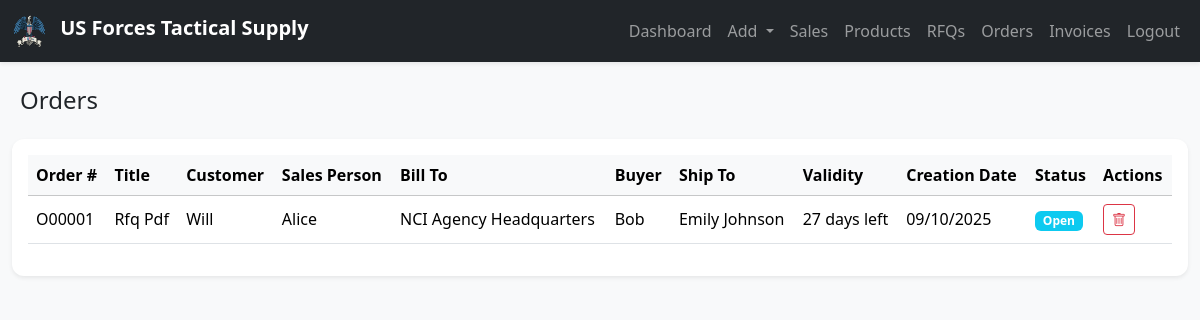
Page /modules/orders.php (signed in) on the committed database.
### tables this page shows
CREATE TABLE `orders` (
  `id` int(11) NOT NULL,
  `code` varchar(20) DEFAULT NULL,
  `rfq_id` int(11) DEFAULT NULL,
  `customer_id` int(11) NOT NULL,
  `status` enum('Pending','Delivered','Completed') DEFAULT 'Pending',
  `tracking_number` varchar(100) DEFAULT NULL,
  `total_cost` decimal(12,2) DEFAULT 0.00,
  `total_price` decimal(12,2) DEFAULT 0.00,
  `profit` decimal(12,2) DEFAULT 0.00,
  `margin` decimal(6,2) DEFAULT 0.00,
  `created_at` timestamp NOT NULL DEFAULT current_timestamp(),
  `rfq_title` varchar(255) DEFAULT NULL,
  `rfq_number` varchar(100) DEFAULT NULL,
  `quote_date` date DEFAULT NULL,
  `validity` varchar(250) DEFAULT NULL,
  `lead_time` varchar(100) DEFAULT NULL,
  `shipping` varchar(255) DEFAULT NULL,
  `salesPerson_id` bigint(20) DEFAULT NULL,
  `billTo_id` bigint(20) DEFAULT NULL,
  `buyer_id` bigint(20) DEFAULT NULL,
  `shipTo_id` bigint(20) DEFAULT NULL,
  `rfq_status` varchar(50) DEFAULT NULL,
  `rfq_created_at` date DEFAULT NULL
);

CREATE TABLE `customers` (
  `id` int(11) NOT NULL,
  `code` varchar(20) DEFAULT NULL,
  `name` varchar(100) NOT NULL,
  `title` varchar(150) DEFAULT NULL,
  `email` varchar(100) DEFAULT NULL,
  `phone` varchar(50) DEFAULT NULL,
  `address` text DEFAULT NULL,
  `created_at` timestamp NOT NULL DEFAULT current_timestamp()
);

CREATE TABLE `salesperson` (
  `id` int(11) NOT NULL,
  `code` varchar(20) DEFAULT NULL,
  `name` varchar(100) NOT NULL,
  `title` varchar(100) DEFAULT NULL,
  `email` varchar(100) DEFAULT NULL,
  `phone` varchar(50) DEFAULT NULL,
  `signature` varchar(255) DEFAULT NULL,
  `created_at` timestamp NOT NULL DEFAULT current_timestamp()
);

CREATE TABLE `billto` (
  `id` int(11) NOT NULL,
  `code` varchar(20) DEFAULT NULL,
  `title` varchar(150) NOT NULL,
  `address` text NOT NULL,
  `created_at` timestamp NOT NULL DEFAULT current_timestamp()
);

CREATE TABLE `buyer` (
  `id` int(11) NOT NULL,
  `code` varchar(20) DEFAULT NULL,
  `name` varchar(100) NOT NULL,
  `email` varchar(100) DEFAULT NULL,
  `phone` varchar(50) DEFAULT NULL,
  `address` text DEFAULT NULL,
  `created_at` timestamp NOT NULL DEFAULT current_timestamp()
);

CREATE TABLE `shipto` (
  `id` int(11) NOT NULL,
  `code` varchar(20) DEFAULT NULL,
  `name` varchar(100) NOT NULL,
  `company` varchar(150) DEFAULT NULL,
  `email` varchar(100) DEFAULT NULL,
  `phone` varchar(50) DEFAULT NULL,
  `address` text DEFAULT NULL,
  `created_at` timestamp NOT NULL DEFAULT current_timestamp()
);

### modules/orders.php (the view, shortened to what this page needs)
<?php
include("../includes/auth.php");
include("../templates/header.php");
include("../templates/navbar.php");
$orders = mysqli_query($conn, "
    SELECT o.*,
           c.name AS customer,
           sp.name AS salesPerson,
           bt.title AS billTo,
           b.name AS buyer,
           st.name AS shipTo
    FROM orders o
    JOIN customers c ON o.customer_id=c.id
    LEFT JOIN salesperson sp ON o.salesPerson_id=sp.id
    LEFT JOIN billto bt ON o.billTo_id=bt.id
    LEFT JOIN buyer b ON o.buyer_id=b.id
    LEFT JOIN shipto st ON o.shipTo_id=st.id
    ORDER BY o.id DESC
");
?>
<div class="container-fluid mt-4">
    <div class="d-flex justify-content-between align-items-center mb-3 px-2">
        <h4>Orders</h4>
    </div>
    <div class="card shadow-sm border-0">
        <div class="card-body">
            <div class="table-responsive">
                <table class="table table-hover align-middle">
                    <thead class="table-light">
                        <tr>
                            <th>Order #</th>
                            <th>Title</th>
                            <th>Customer</th>
                            <th>Sales Person</th>
                            <th>Bill To</th>
                            <th>Buyer</th>
                            <th>Ship To</th>
                            <th>Validity</th>
                            <th>Creation Date</th>
                            <th>Status</th>
                            <th>Actions</th>
                        </tr>
                    </thead>
                    <tbody>
                        <?php while ($o = mysqli_fetch_assoc($orders)) { ?>
                            <tr>
                                <td><?= htmlspecialchars($o['code']) ?></td>
                                <td><?= htmlspecialchars($o['rfq_title']) ?></td>
                                <td><?= htmlspecialchars($o['customer']) ?></td>
                                <td><?= htmlspecialchars($o['salesPerson']) ?></td>
                                <td><?= htmlspecialchars($o['billTo']) ?></td>
                                <td><?= htmlspecialchars($o['buyer']) ?></td>
                                <td><?= htmlspecialchars($o['shipTo']) ?></td>
                                <td>
                                    <?php
                                    $quoteDate = new DateTime($o['quote_date']);
                                    $validityStr = strtolower(trim($o['validity']));
                                    $validityInterval = null;
                                    if (strpos($validityStr, 'month') !== false) {
                                        $months = (int) filter_var($validityStr, FILTER_SANITIZE_NUMBER_INT);
                                        $validityInterval = new DateInterval("P{$months}M");
                                    } elseif (strpos($validityStr, 'day') !== false) {
                                        $days = (int) filter_var($validityStr, FILTER_SANITIZE_NUMBER_INT);
                                        $validityInterval = new DateInterval("P{$days}D");
                                    }
                                    if ($validityInterval) {
                                        $expiryDate = (clone $quoteDate)->add($validityInterval);
                                        $today = new DateTime();
                                        $daysLeft = $today->diff($expiryDate)->days;
                                        if ($today > $expiryDate) {
                                            echo "<span class='text-danger'>Expired</span>";
                                        } else {
                                            echo $daysLeft . " days left";
                                        }
                                    } else {
                                        echo "N/A";
                                    }
                                    ?>
                                </td>
                                <td><?= date("m/d/Y", strtotime($o['created_at'])) ?></td>
                                <td><span class="badge bg-info"><?= htmlspecialchars($o['rfq_status']) ?></span></td>
                                <td onclick="event.stopPropagation();">
                                    <a href="?delete=<?= $o['id'] ?>" class="btn btn-sm btn-outline-danger"
                                        onclick="return confirm('Delete this Order?');">
                                        <i class="bi bi-trash"></i>
                                    </a>
                                </td>
                            </tr>
                        <?php } ?>
                    </tbody>
                </table>
            </div>
        </div>
    </div>
</div>
<?php include("../templates/footer.php"); ?>

### assets/style.css (style rules this page uses)
body { font-family: 'Segoe UI', Tahoma, sans-serif; }
.card { border-radius: 12px; }

### rows in the picture
orders: code "O00001", rfq_title "Rfq Pdf", customer.name "Will", salesPerson.name "Alice", billTo.title "NCI Agency Headquarters", buyer.name "Bob", shipTo.name "Emily Johnson", created_at "09/10/2025", rfq_status "Open"
